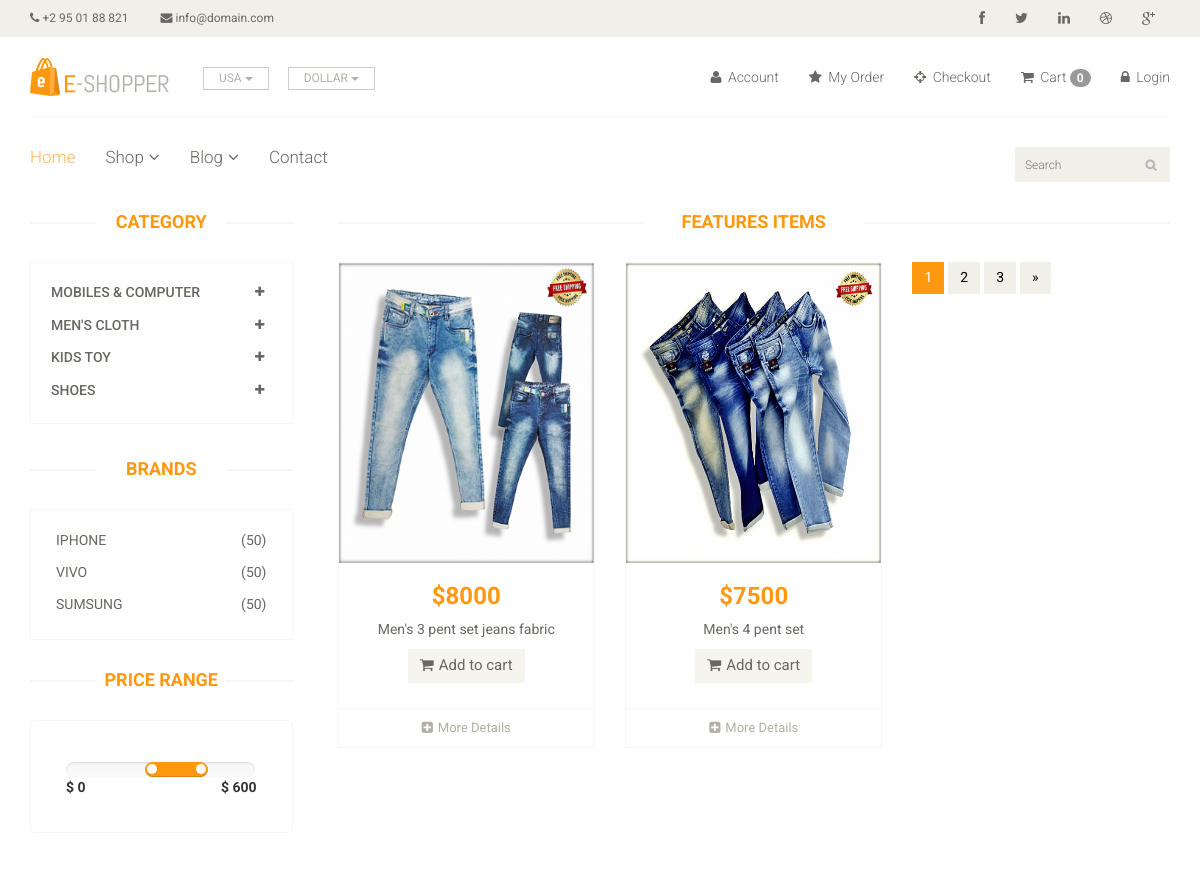
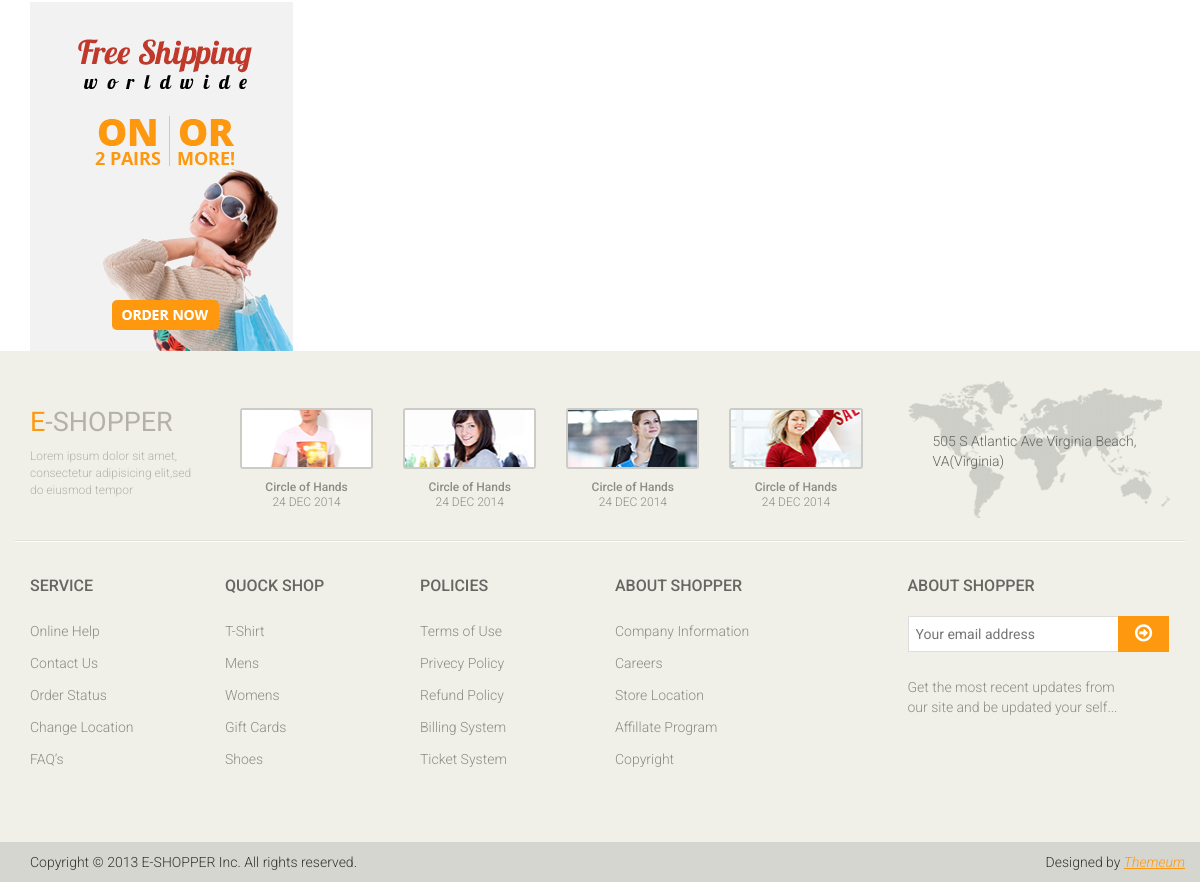
/product/?category=3, run on the app's committed database (2 pictures, top to bottom).
### app/models.py (models this page shows, shortened)
class Categories(models.Model):
    Name = models.CharField(max_length=255)

class Brand(models.Model):
    name = models.CharField(max_length=200)

class Product(models.Model):
    Availability = (('In Stock', 'In Stock'),('Out Of Stock', 'Out Of Stock'))
    image = models.ImageField(upload_to='Ecom/Pimg')
    name = models.CharField(max_length=255)
    price = models.IntegerField()
    category = models.ForeignKey(Categories, on_delete=models.CASCADE, null=False, default='')
    subCategory = models.ForeignKey(SubCategory, on_delete=models.CASCADE, null=False, default='')
    brand = models.ForeignKey(Brand, on_delete=models.CASCADE, null=True)
    Availability = models.CharField( choices=Availability , null=True ,max_length=100)
    date = models.DateField(auto_now_add=True)

### ecom/views.py (the view)
# urls.py: path('product/', views.Product_Page, name="product_page"),
def Product_Page(request):
    categories = Categories.objects.all()
    brand = Brand.objects.all()
    categoryID = request.GET.get('category')
    brandid = request.GET.get('brand')
    if categoryID:
        product = Product.objects.filter(subCategory = categoryID).order_by('-id')
    elif brandid:
        product = Product.objects.filter(brand = brandid).order_by('-id')
    else:
        product = Product.objects.all()
    data = {
        'categories':categories,
        'product':product,
        'brand':brand,
    }
    return render(request, 'product_page.html',data)

### templates/product_page.html (shortened to what this page needs)
{% extends 'base.html' %}
{% block 'content' %}
<section>
    <div class="container">
        <div class="row">
            <div class="col-sm-3">
                <div class="left-sidebar">
                    <h2>Category</h2>
                    <div class="panel-group category-products" id="accordian">
                        {% for category in categories %}
                        <div class="panel panel-default">
                            <div class="panel-heading">
                                <h4 class="panel-title">
                                    <a data-toggle="collapse" data-parent="#accordian" href="#s{{ category.id }}">
                                        <span class="badge pull-right"><i class="fa fa-plus"></i></span>
                                        {{ category.Name }}
                                    </a>
                                </h4>
                            </div>
                        </div>
                        {% endfor %}
                    </div>
                    <div class="brands_products">
                        <h2>Brands</h2>
                        <div class="brands-name">
                            <ul class="nav nav-pills nav-stacked">
                                {% for i in brand %}
                                <li><a href="/product/?brand={{i.id}}"> <span class="pull-right">(50)</span>{{i.name}}</a></li>
                                {% endfor %}
                            </ul>
                        </div>
                    </div>
                    <div class="price-range">
                        <h2>Price Range</h2>
                        <div class="well">
                             <input type="text" class="span2" value="" data-slider-min="0" data-slider-max="600" data-slider-step="5" data-slider-value="[250,450]" id="sl2" ><br />
                             <b>$ 0</b> <b class="pull-right">$ 600</b>
                        </div>
                    </div>
                    <div class="shipping text-center">
                        <img src="images/home/shipping.jpg" alt="" />
                    </div>
                </div>
            </div>
            <div class="col-sm-9 padding-right">
                <div class="features_items">
                    <h2 class="title text-center">Features Items</h2>
                    {% for pro in product %}
						<div class="col-sm-4">
							<div class="product-image-wrapper">
								<div class="single-products">
										<div class="productinfo text-center">
											<img src="/{{pro.image}}" alt="" height="300px"/>
											<h2>${{pro.price}}</h2>
											<p>{{pro.name}}</p>
											<a href="{% url 'cart_add' pro.id %}" class="btn btn-default add-to-cart"><i class="fa fa-shopping-cart"></i>Add to cart</a>
										</div>
										<div class="product-overlay">
											<div class="overlay-content">
											</div>
										</div>
								</div>
								<div class="choose">
									<ul class="nav nav-pills nav-justified">
										<li><a href="/productdetails/{{pro.id}}"><i class="fa fa-plus-square"></i>More Details</a></li>
									</ul>
								</div>
							</div>
						</div>
						{% endfor %}
                    <ul class="pagination">
                        <li class="active"><a href="">1</a></li>
                        <li><a href="">2</a></li>
                        <li><a href="">3</a></li>
                        <li><a href="">&raquo;</a></li>
                    </ul>
                </div>
            </div>
        </div>
    </div>
</section>
{% endblock %}

### data on the page
Categories: Name "MOBILES & COMPUTER"
Categories: Name "MEN'S CLOTH"
Categories: Name "KIDS TOY"
Categories: Name "SHOES"
Brand: name "IPHONE"
Brand: name "VIVO"
Brand: name "SUMSUNG"
Product: image (picture), price "8000", name "Men's 3 pent set jeans fabric"
Product: image (picture), price "7500", name "Men's 4 pent set"

### other printed values
{{ request.session.cart|length }} "0"
